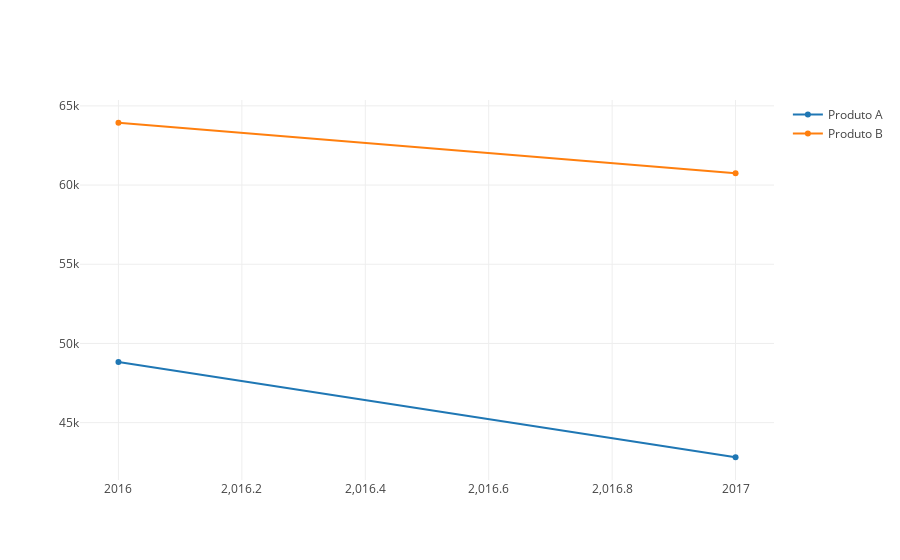

This figure's notebook cell:
### Markdown cell above
# Vendas dos produtos nos anos 2016 - 2017

### Code cell
trace = go.Scatter(
    x = [2016,2017],
    y = df1[['Produto A em 2016','Produto A em 2017']].sum(),
    name= "Produto A"
)
trace2 = go.Scatter(
    x = [2016,2017],
    y = df1[['Produto B em 2016', 'Produto B em 2017']].sum(),
    name= "Produto B"
)

data = [trace,trace2]
iplot(data, filename='basic-line')

### Figure 1 — Plotly figure (JSON) as saved in the notebook; plotly's stock layout.template omitted (floating-point values rounded to 4 significant figures)
{"data": [{"name": "Produto A", "type": "scatter", "uid": "3cee5fda-c5a0-4e66-b6af-84ef7a9cf089", "x": [2016, 2017], "y": [48825, 42816]}, {"name": "Produto B", "type": "scatter", "uid": "9f50541e-db3f-4220-a68b-72fdb2054301", "x": [2016, 2017], "y": [63934, 60746]}], "layout": {}}
